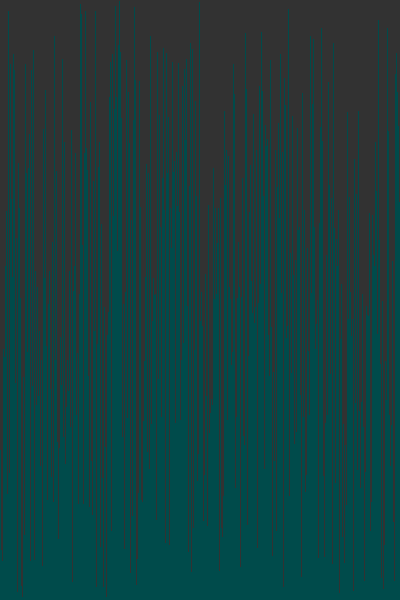
Frame 1 (no input)
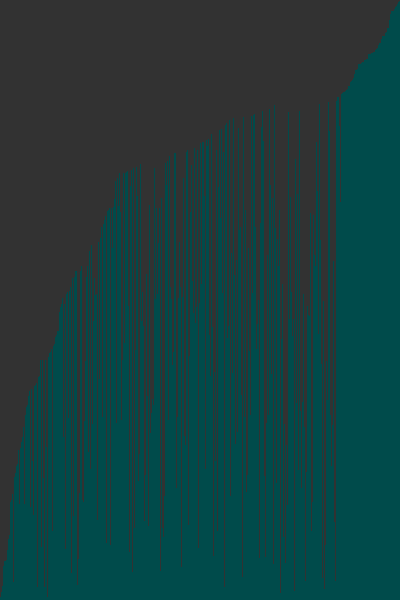
Frame 60 (the mouse pressed at the canvas centre just before this capture)
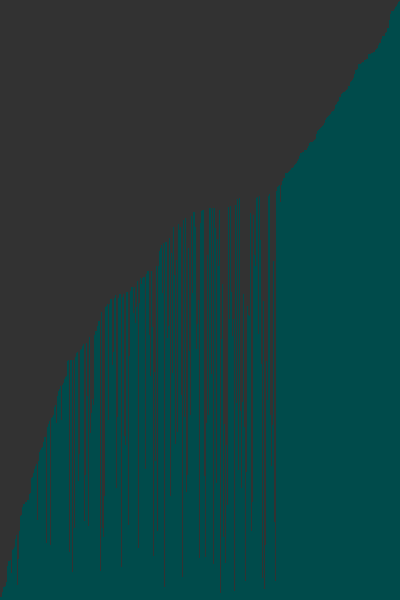
Frame 120 (the mouse held since frame 60 and released just before this capture)

The Processing sketch that drew these frames (run headless with seeded random() and noise(); from frame 60 on, the mouse is pressed at the canvas centre):

// Processing sketch: sketch_200804a
// ── sketch_200804a.pde
import java.util.Random;
/* Paste the code into a new Processing sketch and complete the steps. */

//1. create an array of ints. don't initialize it yet.

int[] integers;

void setup() {
  //2. set the size of your window
  
  size(400,600);
  
  //  if you are using Processing 3, you cannot use variables
  //  because the developers don't know how programming is supposed to work.

  //3. initialize your array with the built in width variable
  
  integers = new int[width];
  
  //4. initialize the ints in the array with random numbers
  //   from 0 to the built in height variable

  for (int i = 0; i < width; i++) {
     Random num = new Random();
     int num2 = num.nextInt(height + 1);
     integers[i] = num2;
  }


  //5. call the noStroke() method

  noStroke();
  
}

void draw() {
  //6. set the background color with background(r, g, b);
  
  background(50, 50, 50); 
  //7. set the color for your graph
  
  fill(0, 75, 75);

  //8. draw a rectangle for each int in your array.
  //   the x value will be the current index in the array
  //   the y value will the height variable
  //   the width is 1 (one)
  //   the height is negative the value of the element at the current index of the array

  int x;
  int y;
  int rectWidth = 1;
  int rectHeight;
  for (int i = 0; i < integers.length; i++) {
     x = i;
     y = height;
     rectHeight = integers[i] * (-1); 
     
     rect(x,y,rectWidth,rectHeight);
  }

  //9. call the stepSort method
  
  stepSort(integers);

  //10. extract the code that randomizes the array into a method.

  // make method that creates the randomized array or set current array to brand new random values

  //11. call the method you made in step 10 when the mouse is pressed

}

void stepSort(int[] arr) {
  for (int i = 1; i < arr.length; i++) {
    if (arr[i - 1] > arr[i]) {
      int t = arr[i];
      arr[i] = arr[i - 1];
      arr[i - 1] = t;
    }
  }
}
